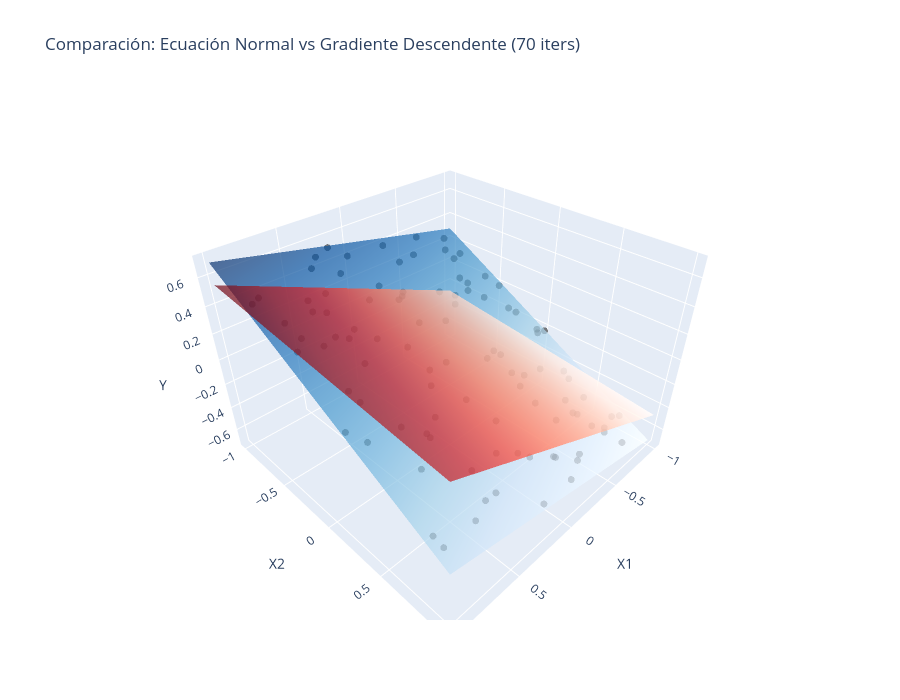

Notebook code for this chart:
### Markdown cell above
Para que la diferencia sea notoria, vamos a configurar el Gradiente Descendente para que sea "perezoso" (pocas iteraciones o una tasa de aprendizaje baja), mientras que la Ecuación Normal nos dará la solución perfecta de inmediato.

En el gráfico se veran dos superficies:

* **El Plano Azul** (Ecuación Normal): La solución exacta que atraviesa perfectamente los datos.

* **El Plano Rojo** (Gradiente Descendente): Un plano que "está intentando llegar", pero que todavía no se ajusta bien porque detendremos el entrenamiento antes de tiempo.

### Code cell
import numpy as np
import pandas as pd
import plotly.graph_objects as go

# 1. GENERACIÓN DE DATOS
N = 100
np.random.seed(42)
x_1 = 2 * np.random.random(N) - 1
x_2 = 2 * np.random.random(N) - 1
# Relación real: y = 0.2*x1 - 0.5*x2
y_label = 0.2 * x_1 - 0.5 * x_2 

# Matrices (n+1, m)
X_mat = np.array([np.ones(N), x_1, x_2])
Y_mat = y_label.reshape(1, N)

# ---------------------------------------------------------
# 2. MÉTODO 1: ECUACIÓN NORMAL (Solución Instantánea)
# ---------------------------------------------------------
theta_normal = np.linalg.pinv(X_mat @ X_mat.T) @ (X_mat @ Y_mat.T)

# ---------------------------------------------------------
# 3. MÉTODO 2: GRADIENTE DESCENDENTE (Solución Iterativa Incompleta)
# ---------------------------------------------------------
# Vamos a forzar que el Gradiente no termine de aprender para ver la diferencia
theta_gd = np.array([[0.8], [0.8], [0.8]]) # Empezamos con pesos muy malos (0.8)
learning_rate = 0.05
iteraciones_insuficientes = 70 # Muy pocas iteraciones adrede

for i in range(iteraciones_insuficientes):
    h = theta_gd.T @ X_mat
    error = h - Y_mat
    grad = (1 / N) * (error @ X_mat.T).T
    theta_gd = theta_gd - learning_rate * grad

# ---------------------------------------------------------
# 4. CREACIÓN DE MALLAS PARA LOS DOS PLANOS
# ---------------------------------------------------------
x_range = np.linspace(-1, 1, 20)
y_range = np.linspace(-1, 1, 20)
X1_grid, X2_grid = np.meshgrid(x_range, y_range)

# Plano de la Ecuación Normal (AZUL)
Z_normal = theta_normal[0,0] + theta_normal[1,0]*X1_grid + theta_normal[2,0]*X2_grid

# Plano del Gradiente Descendente (ROJO)
Z_gd = theta_gd[0,0] + theta_gd[1,0]*X1_grid + theta_gd[2,0]*X2_grid

# ---------------------------------------------------------
# 5. GRÁFICO COMPARATIVO
# ---------------------------------------------------------
fig = go.Figure()

# Datos originales
fig.add_trace(go.Scatter3d(
    x=x_1, y=x_2, z=y_label,
    mode='markers', marker=dict(size=4, color='black', opacity=0.5),
    name='Datos Reales'
))

# Plano Ecuación Normal (Azul - El Objetivo)
fig.add_trace(go.Surface(
    x=X1_grid, y=X2_grid, z=Z_normal,
    colorscale='Blues', opacity=0.7, name='Ecuación Normal (Óptimo)',
    showscale=False
))

# Plano Gradiente Descendente (Rojo - El Intento)
fig.add_trace(go.Surface(
    x=X1_grid, y=X2_grid, z=Z_gd,
    colorscale='Reds', opacity=0.7, name='Gradiente Descendente (En progreso)',
    showscale=False
))

fig.update_layout(
    title=f"Comparación: Ecuación Normal vs Gradiente Descendente ({iteraciones_insuficientes} iters)",
    scene=dict(xaxis_title='X1', yaxis_title='X2', zaxis_title='Y'),
    width=900, height=700
)

fig.show()

print("VALORES FINALES:")
print(f"Theta Real (Objetivo):   [0.0, 0.2, -0.5]")
print(f"Theta Ecuación Normal:  {theta_normal.flatten()}")
print(f"Theta Gradiente Desc.:  {theta_gd.flatten()}")

### Figure 1 — Plotly figure (JSON) as saved in the notebook; plotly's stock layout.template omitted (floating-point values rounded to 4 significant figures; data arrays with more than 128 entries replaced by an {"elided": "..."} marker saying what was removed)
{"data": [{"marker": {"color": "black", "opacity": 0.5, "size": 4}, "mode": "markers", "name": "Datos Reales", "type": "scatter3d", "x": [-0.2509, 0.9014, 0.464, 0.1973, -0.688, -0.688, -0.8838, 0.7324, 0.2022, 0.4161, -0.9588, 0.9398, 0.6649, -0.5753, -0.6364, -0.6332, -0.3915, 0.04951, -0.1361, -0.4175, 0.2237, -0.721, -0.4157, -0.2673, -0.08786, 0.5704, -0.6007, 0.02847, 0.1848, -0.9071, 0.2151, -0.659, -0.8699, 0.8978, 0.9313, 0.6168, -0.3908, -0.8047, 0.3685, -0.1197, -0.7559, -0.009646, -0.9312, 0.8186, -0.4824, 0.325, -0.3766, 0.04014, 0.09342, -0.6303, 0.9392, 0.5503, 0.879, 0.7897, 0.1958, 0.8437, -0.823, -0.608, -0.9095, -0.3493, -0.2226, -0.4573, 0.6575, -0.2865, -0.4381, 0.08539, -0.7182, 0.6044, -0.8509, 0.9738, 0.5445, -0.6026, -0.989, 0.6309, 0.4137, 0.458, 0.5425, -0.8519, -0.2831, -0.7683, 0.7262, 0.2466, -0.3382, -0.8729, -0.378, -0.3496, 0.4592, 0.2751, 0.7744, -0.05557, -0.7608, 0.4265, 0.5216, 0.1226, 0.5419, -0.01241, 0.04547, -0.1449, -0.9492, -0.7842], "y": [-0.9371, 0.2728, -0.3713, 0.01714, 0.8151, -0.5014, -0.1792, 0.5111, -0.5424, -0.846, -0.4205, -0.6776, 0.8594, 0.6162, 0.2668, 0.7429, 0.6073, -0.6269, 0.7851, 0.07868, 0.6149, 0.7922, -0.364, -0.7799, -0.5441, -0.1458, 0.636, 0.7215, -0.9861, 0.02149, -0.1652, -0.5558, -0.7603, -0.3248, 0.8858, -0.3536, 0.03758, 0.406, -0.2727, 0.9436, 0.9249, -0.4964, -0.005503, -0.3982, -0.4303, -0.9262, 0.2191, 0.005358, -0.897, -0.4427, 0.8165, -0.5209, -0.7102, -0.02109, 0.9713, -0.5159, 0.3443, 0.5232, -0.5247, 0.4564, -0.2644, 0.2646, 0.2671, 0.07155, -0.8194, 0.6706, -0.3584, -0.627, -0.9184, 0.1818, 0.3551, -0.9668, 0.02419, -0.547, 0.2903, -0.6513, 0.3819, -0.2265, 0.8735, -0.725, -0.3179, -0.7731, 0.8494, 0.7547, -0.4841, 0.32, 0.6344, 0.1104, 0.0593, -0.5163, -0.8138, 0.7944, 0.8008, 0.2662, -0.3219, -0.3016, 0.4519, 0.7942, 0.7742, 0.5598], "z": [0.4184, 0.04388, 0.2784, 0.03089, -0.5452, 0.1131, -0.08715, -0.1091, 0.3116, 0.5062, 0.01848, 0.5267, -0.2967, -0.4232, -0.2607, -0.4981, -0.382, 0.3233, -0.4198, -0.1229, -0.2627, -0.5403, 0.09885, 0.3365, 0.2545, 0.187, -0.4381, -0.355, 0.53, -0.1922, 0.1256, 0.1461, 0.2062, 0.3419, -0.2567, 0.3002, -0.09695, -0.364, 0.2101, -0.4957, -0.6136, 0.2463, -0.1835, 0.3628, 0.1187, 0.5281, -0.1849, 0.005348, 0.4672, 0.0953, -0.2204, 0.3705, 0.5309, 0.1685, -0.4465, 0.4267, -0.3367, -0.3832, 0.08045, -0.2981, 0.08769, -0.2238, -0.002035, -0.09307, 0.3221, -0.3182, 0.03559, 0.4344, 0.289, 0.1039, -0.06867, 0.3629, -0.2099, 0.3997, -0.06243, 0.4172, -0.08243, -0.05712, -0.4933, 0.2088, 0.3042, 0.4358, -0.4923, -0.5519, 0.1665, -0.2299, -0.2254, -0.0001778, 0.1252, 0.247, 0.2547, -0.3119, -0.2961, -0.1086, 0.2694, 0.1483, -0.2169, -0.4261, -0.5769, -0.4367]}, {"colorscale": [[0, "rgb(247,251,255)"], [0.125, "rgb(222,235,247)"], [0.25, "rgb(198,219,239)"], [0.375, "rgb(158,202,225)"], [0.5, "rgb(107,174,214)"], [0.625, "rgb(66,146,198)"], [0.75, "rgb(33,113,181)"], [0.875, "rgb(8,81,156)"], [1, "rgb(8,48,107)"]], "name": "Ecuación Normal (Óptimo)", "opacity": 0.7, "showscale": false, "type": "surface", "x": {"elided": "20x20 float values"}, "y": {"elided": "20x20 float values"}, "z": {"elided": "20x20 float values"}}, {"colorscale": [[0, "rgb(255,245,240)"], [0.125, "rgb(254,224,210)"], [0.25, "rgb(252,187,161)"], [0.375, "rgb(252,146,114)"], [0.5, "rgb(251,106,74)"], [0.625, "rgb(239,59,44)"], [0.75, "rgb(203,24,29)"], [0.875, "rgb(165,15,21)"], [1, "rgb(103,0,13)"]], "name": "Gradiente Descendente (En progreso)", "opacity": 0.7, "showscale": false, "type": "surface", "x": {"elided": "20x20 float values"}, "y": {"elided": "20x20 float values"}, "z": {"elided": "20x20 float values"}}], "layout": {"height": 700, "scene": {"xaxis": {"title": {"text": "X1"}}, "yaxis": {"title": {"text": "X2"}}, "zaxis": {"title": {"text": "Y"}}}, "title": {"text": "Comparación: Ecuación Normal vs Gradiente Descendente (70 iters)"}, "width": 900}}
